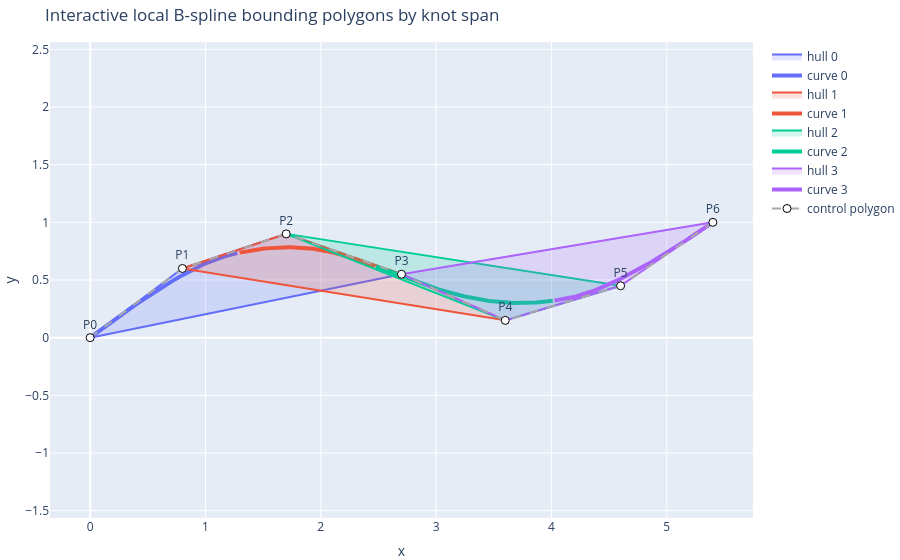

The code cell stored with this chart in its notebook:
### Markdown cell above
## Interactive Knot-Span Bounding Polygons

This Plotly view pairs each local convex hull with the sampled spline segment from the same knot span.

### Code cell
try:
    import plotly.graph_objects as go
    from plotly.colors import qualitative
except ImportError as exc:
    raise ImportError(
        "Install plotly to use the interactive knot-span view, for example: pip install plotly"
    ) from exc


def hex_to_rgba(hex_color, alpha):
    hex_color = hex_color.lstrip("#")
    red = int(hex_color[0:2], 16)
    green = int(hex_color[2:4], 16)
    blue = int(hex_color[4:6], 16)
    return f"rgba({red}, {green}, {blue}, {alpha})"


local_knot_spans = knot_span_control_point_indices(knots, degree)
plotly_span_colors = qualitative.Plotly

fig = go.Figure()

for span_number, span in enumerate(local_knot_spans):
    active_indices = span["indices"]
    active_points = control_points_xy[active_indices]
    hull = convex_hull_2d(active_points)
    closed = np.r_[hull, hull[:1]]
    color = plotly_span_colors[span_number % len(plotly_span_colors)]
    label = f"span {span_number}: t=[{span['t_start']:.2f}, {span['t_end']:.2f}]"

    fig.add_trace(go.Scatter(
        x=closed[:, 0],
        y=closed[:, 1],
        mode="lines",
        fill="toself",
        fillcolor=hex_to_rgba(color, 0.18),
        line=dict(color=color, width=2),
        name=f"hull {span_number}",
        text=[f"{label}<br>active: {', '.join(f'P{i}' for i in active_indices)}"] * len(closed),
        hovertemplate="%{text}<extra></extra>",
    ))

    if span_number == len(local_knot_spans) - 1:
        span_mask = (ts >= span["t_start"]) & (ts <= span["t_end"])
    else:
        span_mask = (ts >= span["t_start"]) & (ts < span["t_end"])
    segment_curve = curve_xy[span_mask]
    segment_t = ts[span_mask]
    fig.add_trace(go.Scatter(
        x=segment_curve[:, 0],
        y=segment_curve[:, 1],
        mode="lines",
        line=dict(color=color, width=4),
        name=f"curve {span_number}",
        customdata=segment_t,
        hovertemplate="x=%{x:.2f}<br>y=%{y:.2f}<br>t=%{customdata:.2f}<extra></extra>",
    ))

fig.add_trace(go.Scatter(
    x=control_points_xy[:, 0],
    y=control_points_xy[:, 1],
    mode="lines+markers+text",
    line=dict(color="darkgray", width=2, dash="dash"),
    marker=dict(size=8, color="white", line=dict(color="black", width=1)),
    text=[f"P{idx}" for idx in range(len(control_points_xy))],
    textposition="top center",
    name="control polygon",
    hovertemplate="%{text}<br>x=%{x:.2f}<br>y=%{y:.2f}<extra></extra>",
))

fig.update_layout(
    title="Interactive local B-spline bounding polygons by knot span",
    xaxis_title="x",
    yaxis_title="y",
    hovermode="closest",
    margin=dict(l=0, r=0, b=0, t=42),
    legend=dict(x=1.02, y=1.0),
)
fig.update_yaxes(scaleanchor="x", scaleratio=1)
fig.show()

### Figure 1 — Plotly figure (JSON) as saved in the notebook; plotly's stock layout.template omitted (floating-point values rounded to 4 significant figures; data arrays with more than 128 entries replaced by an {"elided": "..."} marker saying what was removed)
{"data": [{"fill": "toself", "fillcolor": "rgba(99, 110, 250, 0.18)", "hovertemplate": "%{text}<extra></extra>", "line": {"color": "#636EFA", "width": 2}, "mode": "lines", "name": "hull 0", "text": ["span 0: t=[0.00, 0.65]<br>active: P0, P1, P2, P3", "span 0: t=[0.00, 0.65]<br>active: P0, P1, P2, P3", "span 0: t=[0.00, 0.65]<br>active: P0, P1, P2, P3", "span 0: t=[0.00, 0.65]<br>active: P0, P1, P2, P3", "span 0: t=[0.00, 0.65]<br>active: P0, P1, P2, P3"], "type": "scatter", "x": [0, 2.7, 1.7, 0.8, 0], "y": [0, 0.55, 0.9, 0.6, 0]}, {"customdata": [0, 0.02007, 0.04013, 0.0602, 0.08027, 0.1003, 0.1204, 0.1405, 0.1605, 0.1806, 0.2007, 0.2207, 0.2408, 0.2609, 0.2809, 0.301, 0.3211, 0.3411, 0.3612, 0.3813, 0.4013, 0.4214, 0.4415, 0.4615, 0.4816, 0.5017, 0.5217, 0.5418, 0.5619, 0.5819, 0.602, 0.6221, 0.6421], "hovertemplate": "x=%{x:.2f}<br>y=%{y:.2f}<br>t=%{customdata:.2f}<extra></extra>", "line": {"color": "#636EFA", "width": 4}, "mode": "lines", "name": "curve 0", "type": "scatter", "x": [0, 0.07256, 0.1421, 0.2088, 0.2726, 0.3337, 0.3922, 0.4481, 0.5015, 0.5526, 0.6013, 0.6479, 0.6924, 0.7348, 0.7753, 0.814, 0.8509, 0.8862, 0.9198, 0.952, 0.9828, 1.012, 1.041, 1.068, 1.094, 1.119, 1.143, 1.167, 1.189, 1.212, 1.233, 1.255, 1.275], "y": [0, 0.05412, 0.1054, 0.1539, 0.1997, 0.2429, 0.2836, 0.3219, 0.3578, 0.3914, 0.4229, 0.4523, 0.4796, 0.505, 0.5286, 0.5504, 0.5706, 0.5891, 0.6062, 0.6218, 0.636, 0.6491, 0.6609, 0.6716, 0.6814, 0.6902, 0.6981, 0.7053, 0.7119, 0.7178, 0.7233, 0.7283, 0.733]}, {"fill": "toself", "fillcolor": "rgba(239, 85, 59, 0.18)", "hovertemplate": "%{text}<extra></extra>", "line": {"color": "#EF553B", "width": 2}, "mode": "lines", "name": "hull 1", "text": ["span 1: t=[0.65, 2.25]<br>active: P1, P2, P3, P4", "span 1: t=[0.65, 2.25]<br>active: P1, P2, P3, P4", "span 1: t=[0.65, 2.25]<br>active: P1, P2, P3, P4", "span 1: t=[0.65, 2.25]<br>active: P1, P2, P3, P4", "span 1: t=[0.65, 2.25]<br>active: P1, P2, P3, P4"], "type": "scatter", "x": [0.8, 3.6, 2.7, 1.7, 0.8], "y": [0.6, 0.15, 0.55, 0.9, 0.6]}, {"customdata": [0.6622, 0.6823, 0.7023, 0.7224, 0.7425, 0.7625, 0.7826, 0.8027, 0.8227, 0.8428, 0.8629, 0.8829, 0.903, 0.9231, 0.9431, 0.9632, 0.9833, 1.003, 1.023, 1.043, 1.064, 1.084, 1.104, 1.124, 1.144, 1.164, 1.184, 1.204, 1.224, 1.244, 1.264, 1.284, 1.304, 1.324, 1.344, 1.365, 1.385, 1.405, 1.425, 1.445, 1.465, 1.485, 1.505, 1.525, 1.545, 1.565, 1.585, 1.605, 1.625, 1.645, 1.666, 1.686, 1.706, 1.726, 1.746, 1.766, 1.786, 1.806, 1.826, 1.846, 1.866, 1.886, 1.906, 1.926, 1.946, 1.967, 1.987, 2.007, 2.027, 2.047, 2.067, 2.087, 2.107, 2.127, 2.147, 2.167, 2.187, 2.207, 2.227, 2.247], "hovertemplate": "x=%{x:.2f}<br>y=%{y:.2f}<br>t=%{customdata:.2f}<extra></extra>", "line": {"color": "#EF553B", "width": 4}, "mode": "lines", "name": "curve 1", "type": "scatter", "x": [1.296, 1.317, 1.337, 1.357, 1.377, 1.397, 1.416, 1.435, 1.454, 1.473, 1.492, 1.511, 1.529, 1.547, 1.565, 1.583, 1.601, 1.618, 1.635, 1.653, 1.67, 1.686, 1.703, 1.72, 1.736, 1.752, 1.768, 1.784, 1.8, 1.816, 1.831, 1.847, 1.862, 1.877, 1.892, 1.907, 1.921, 1.936, 1.95, 1.965, 1.979, 1.993, 2.007, 2.021, 2.035, 2.049, 2.062, 2.076, 2.089, 2.102, 2.116, 2.129, 2.142, 2.155, 2.168, 2.18, 2.193, 2.206, 2.218, 2.231, 2.243, 2.256, 2.268, 2.28, 2.292, 2.304, 2.316, 2.328, 2.34, 2.352, 2.364, 2.376, 2.388, 2.399, 2.411, 2.423, 2.434, 2.446, 2.458, 2.469], "y": [0.7374, 0.7416, 0.7456, 0.7494, 0.753, 0.7563, 0.7595, 0.7624, 0.7652, 0.7678, 0.7701, 0.7723, 0.7743, 0.7761, 0.7777, 0.7791, 0.7804, 0.7814, 0.7824, 0.7831, 0.7837, 0.7841, 0.7843, 0.7844, 0.7843, 0.7841, 0.7837, 0.7832, 0.7826, 0.7818, 0.7808, 0.7797, 0.7785, 0.7772, 0.7757, 0.7741, 0.7724, 0.7705, 0.7686, 0.7665, 0.7643, 0.762, 0.7596, 0.7571, 0.7545, 0.7518, 0.749, 0.7461, 0.7431, 0.74, 0.7369, 0.7337, 0.7303, 0.727, 0.7235, 0.72, 0.7164, 0.7127, 0.709, 0.7052, 0.7013, 0.6974, 0.6935, 0.6895, 0.6854, 0.6813, 0.6772, 0.6731, 0.6689, 0.6646, 0.6604, 0.6561, 0.6518, 0.6474, 0.6431, 0.6387, 0.6343, 0.6299, 0.6255, 0.6211]}, {"fill": "toself", "fillcolor": "rgba(0, 204, 150, 0.18)", "hovertemplate": "%{text}<extra></extra>", "line": {"color": "#00CC96", "width": 2}, "mode": "lines", "name": "hull 2", "text": ["span 2: t=[2.25, 4.85]<br>active: P2, P3, P4, P5", "span 2: t=[2.25, 4.85]<br>active: P2, P3, P4, P5", "span 2: t=[2.25, 4.85]<br>active: P2, P3, P4, P5", "span 2: t=[2.25, 4.85]<br>active: P2, P3, P4, P5"], "type": "scatter", "x": [4.6, 1.7, 3.6, 4.6], "y": [0.45, 0.9, 0.15, 0.45]}, {"customdata": {"elided": "129 float values"}, "hovertemplate": "x=%{x:.2f}<br>y=%{y:.2f}<br>t=%{customdata:.2f}<extra></extra>", "line": {"color": "#00CC96", "width": 4}, "mode": "lines", "name": "curve 2", "type": "scatter", "x": {"elided": "129 float values"}, "y": {"elided": "129 float values"}}, {"fill": "toself", "fillcolor": "rgba(171, 99, 250, 0.18)", "hovertemplate": "%{text}<extra></extra>", "line": {"color": "#AB63FA", "width": 2}, "mode": "lines", "name": "hull 3", "text": ["span 3: t=[4.85, 6.00]<br>active: P3, P4, P5, P6", "span 3: t=[4.85, 6.00]<br>active: P3, P4, P5, P6", "span 3: t=[4.85, 6.00]<br>active: P3, P4, P5, P6", "span 3: t=[4.85, 6.00]<br>active: P3, P4, P5, P6", "span 3: t=[4.85, 6.00]<br>active: P3, P4, P5, P6"], "type": "scatter", "x": [5.4, 2.7, 3.6, 4.6, 5.4], "y": [1, 0.55, 0.15, 0.45, 1]}, {"customdata": [4.856, 4.876, 4.896, 4.916, 4.936, 4.957, 4.977, 4.997, 5.017, 5.037, 5.057, 5.077, 5.097, 5.117, 5.137, 5.157, 5.177, 5.197, 5.217, 5.237, 5.258, 5.278, 5.298, 5.318, 5.338, 5.358, 5.378, 5.398, 5.418, 5.438, 5.458, 5.478, 5.498, 5.518, 5.538, 5.559, 5.579, 5.599, 5.619, 5.639, 5.659, 5.679, 5.699, 5.719, 5.739, 5.759, 5.779, 5.799, 5.819, 5.839, 5.86, 5.88, 5.9, 5.92, 5.94, 5.96, 5.98, 6], "hovertemplate": "x=%{x:.2f}<br>y=%{y:.2f}<br>t=%{customdata:.2f}<extra></extra>", "line": {"color": "#AB63FA", "width": 4}, "mode": "lines", "name": "curve 3", "type": "scatter", "x": [4.026, 4.04, 4.054, 4.069, 4.084, 4.098, 4.113, 4.128, 4.143, 4.159, 4.174, 4.19, 4.206, 4.222, 4.239, 4.255, 4.273, 4.29, 4.308, 4.326, 4.344, 4.363, 4.382, 4.401, 4.421, 4.441, 4.462, 4.483, 4.505, 4.527, 4.55, 4.573, 4.597, 4.621, 4.646, 4.671, 4.697, 4.723, 4.75, 4.778, 4.806, 4.835, 4.865, 4.895, 4.926, 4.958, 4.991, 5.024, 5.058, 5.093, 5.128, 5.164, 5.202, 5.24, 5.278, 5.318, 5.359, 5.4], "y": [0.3212, 0.3232, 0.3254, 0.3277, 0.3301, 0.3327, 0.3355, 0.3384, 0.3415, 0.3449, 0.3484, 0.3522, 0.3562, 0.3605, 0.3651, 0.3699, 0.3751, 0.3805, 0.3863, 0.3924, 0.3989, 0.4057, 0.4129, 0.4205, 0.4284, 0.4368, 0.4457, 0.4549, 0.4646, 0.4748, 0.4854, 0.4966, 0.5082, 0.5203, 0.533, 0.5462, 0.56, 0.5744, 0.5893, 0.6048, 0.6209, 0.6377, 0.655, 0.673, 0.6917, 0.711, 0.7311, 0.7518, 0.7732, 0.7953, 0.8182, 0.8418, 0.8662, 0.8914, 0.9173, 0.9441, 0.9716, 1]}, {"hovertemplate": "%{text}<br>x=%{x:.2f}<br>y=%{y:.2f}<extra></extra>", "line": {"color": "darkgray", "dash": "dash", "width": 2}, "marker": {"color": "white", "line": {"color": "black", "width": 1}, "size": 8}, "mode": "lines+markers+text", "name": "control polygon", "text": ["P0", "P1", "P2", "P3", "P4", "P5", "P6"], "textposition": "top center", "type": "scatter", "x": [0, 0.8, 1.7, 2.7, 3.6, 4.6, 5.4], "y": [0, 0.6, 0.9, 0.55, 0.15, 0.45, 1]}], "layout": {"hovermode": "closest", "legend": {"x": 1.02, "y": 1}, "margin": {"b": 0, "l": 0, "r": 0, "t": 42}, "title": {"text": "Interactive local B-spline bounding polygons by knot span"}, "xaxis": {"title": {"text": "x"}}, "yaxis": {"scaleanchor": "x", "scaleratio": 1, "title": {"text": "y"}}}}
